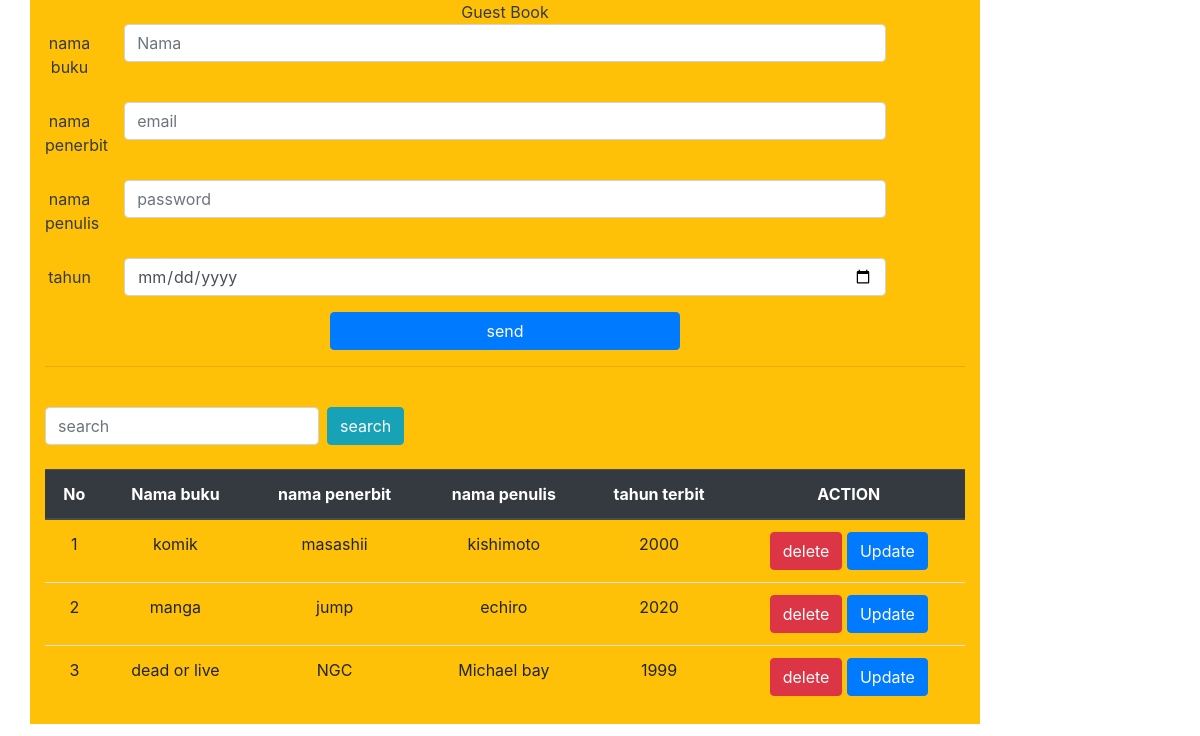
The page / on the database its author committed.
### tables this page shows
CREATE TABLE `tb_buku` (
  `id_buku` int(11) NOT NULL,
  `nama_buku` varchar(50) NOT NULL,
  `nama_penerbit` varchar(50) NOT NULL,
  `nama_penulis` varchar(50) NOT NULL,
  `tahun_terbit` int(4) NOT NULL
);

### index.php (the view, shortened to what this page needs)
<?php
require_once "koneksi.php";
?>
<!doctype html>
<html lang="en">
  <head>
    <link rel="stylesheet" href="https://stackpath.bootstrapcdn.com/bootstrap/4.5.0/css/bootstrap.min.css">
  </head>
  <body>
    <div class="container">
      <div class="row">
<div class="col-12 col-md-8 col-lg-10 bg-warning text-dark text-center" style="min-height: 650px">Guest Book<br>
    <form action="insertBuku.php" method="POST">
      <div class="form-group row">
        <label for="nama" class="col-sm-1 col-form-label">nama buku</label>
        <div class="col-sm-10">
        <input type="text" class="form-control" id="nama" placeholder="Nama" class="nama" name="nama">
        </div>
      </div>
      <div class="form-group row">
        <label for="email" class="col-sm-1 col-form-label">nama penerbit</label>
        <div class="col-sm-10">
        <input type="text" class="form-control" id="alamat" placeholder="email" class="namaPenerbit" name="namaPenerbit">
        </div>
      </div>
      <div class="form-group row">
        <label for="password" class="col-sm-1 col-form-label">nama penulis</label>
        <div class="col-sm-10">
        <input type="text" class="form-control" id="pesan" placeholder="password" class="penulis" name="penulis">
        </div>
      </div>
      <div class="form-group row">
        <label for="password" class="col-sm-1 col-form-label">tahun</label>
        <div class="col-sm-10">
        <input type="date" class="form-control" id="pesan" placeholder="y/m/d" class="penulis" name="tahun">
        </div>
      </div>
      <button  type="submit" class="btn btn-primary col-12 col-md-8 col-lg-10" style="width: 350px">send</button>
    </form><hr><br>
    <div>
     <form class="form-inline my-2 my-lg-0">
          <input class="form-control mr-sm-2" type="text"
            placeholder="search" name="q">
          <button class="btn btn-info my-2 my-sm-0" type="submit">search</button>
        </form>
    </div><br>
    <table class="table">
      <thead class="thead-dark">
        <tr>
          <th>No</th>
          <th>Nama buku</th>
          <th>nama penerbit</th>
          <th>nama penulis</th>
          <th>tahun terbit</th>
          <th>ACTION</th>
        </tr>
      </thead>
      <tbody>
        <?php
        if (isset($_GET['q'])){
          $q=$_GET['q'];
          $sql = "SELECT*FROM tb_buku where nama_buku like '%$q%'";
        }else{
          $sql = "SELECT*FROM tb_buku";
        }
        $result = $conn->query($sql);
        if ($result->num_rows>0){
          while ($row = $result->fetch_assoc()){ ?>
            <tr>
              <td><?=$row['id_buku']?></td>
              <td><?=$row['nama_buku']?></td>
              <td><?=$row['nama_penerbit']?></td>
              <td><?=$row['nama_penulis']?></td>
              <td><?=$row['tahun_terbit']?></td>
              <td>
                <a onclick="return confirm('anda yakin akan menghapus record ini?')" class="btn btn-danger"
                href="deleteBuku.php?id=<?=$row['id_buku']?>">
                  delete
                </a>
                 <a class="btn btn-primary" href="" onclick="showUpdateForm('<?=$row['id_buku']?>','<?=$row['nama_buku']?>','<?=$row['nama_penerbit']?>','<?=$row['nama_penulis']?>','<?=$row['tahun_terbit']?>')" data-toggle="modal" data-target="#exampleModal">
                  Update</a>
              </td>
            </tr>
          <?php
            }
          }else{
            echo "<tr><td colspan='3'>record masih kosong</td></tr>";
          }
          ?>
      </tbody>
    </table>
</div>
</div>
  </body>
</html>

### rows shown on the page
tb_buku: id_buku "1", nama_buku "komik", nama_penerbit "masashii", nama_penulis "kishimoto", tahun_terbit "2000"
tb_buku: id_buku "2", nama_buku "manga", nama_penerbit "jump", nama_penulis "echiro", tahun_terbit "2020"
tb_buku: id_buku "3", nama_buku "dead or live", nama_penerbit "NGC", nama_penulis "Michael bay", tahun_terbit "1999"
